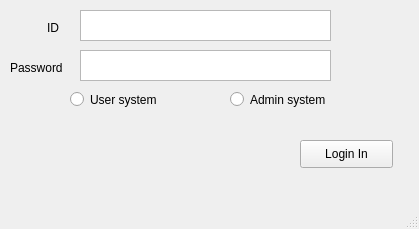
<?xml version="1.0" encoding="UTF-8"?>
<ui version="4.0">
 <class>MainWindow</class>
 <widget class="QMainWindow" name="MainWindow">
  <property name="geometry">
   <rect>
    <x>0</x>
    <y>0</y>
    <width>419</width>
    <height>229</height>
   </rect>
  </property>
  <property name="windowTitle">
   <string>MainWindow</string>
  </property>
  <widget class="QWidget" name="centralwidget">
   <widget class="QPushButton" name="btnLogin">
    <property name="geometry">
     <rect>
      <x>300</x>
      <y>140</y>
      <width>93</width>
      <height>28</height>
     </rect>
    </property>
    <property name="text">
     <string>Login In</string>
    </property>
   </widget>
   <widget class="QTextEdit" name="idText">
    <property name="geometry">
     <rect>
      <x>80</x>
      <y>10</y>
      <width>251</width>
      <height>31</height>
     </rect>
    </property>
   </widget>
   <widget class="QTextEdit" name="passwordText">
    <property name="geometry">
     <rect>
      <x>80</x>
      <y>50</y>
      <width>251</width>
      <height>31</height>
     </rect>
    </property>
   </widget>
   <widget class="QLabel" name="label">
    <property name="geometry">
     <rect>
      <x>47</x>
      <y>20</y>
      <width>72</width>
      <height>15</height>
     </rect>
    </property>
    <property name="text">
     <string>ID</string>
    </property>
   </widget>
   <widget class="QLabel" name="label_2">
    <property name="geometry">
     <rect>
      <x>10</x>
      <y>60</y>
      <width>72</width>
      <height>15</height>
     </rect>
    </property>
    <property name="text">
     <string>Password</string>
    </property>
   </widget>
   <widget class="QRadioButton" name="radioUser">
    <property name="geometry">
     <rect>
      <x>70</x>
      <y>90</y>
      <width>115</width>
      <height>19</height>
     </rect>
    </property>
    <property name="text">
     <string>User system</string>
    </property>
   </widget>
   <widget class="QRadioButton" name="radioAdmin">
    <property name="geometry">
     <rect>
      <x>230</x>
      <y>90</y>
      <width>115</width>
      <height>19</height>
     </rect>
    </property>
    <property name="text">
     <string>Admin system</string>
    </property>
   </widget>
   <widget class="QLabel" name="warningLabel">
    <property name="geometry">
     <rect>
      <x>40</x>
      <y>120</y>
      <width>341</width>
      <height>16</height>
     </rect>
    </property>
    <property name="palette">
     <palette>
      <active>
       <colorrole role="WindowText">
        <brush brushstyle="SolidPattern">
         <color alpha="255">
          <red>170</red>
          <green>0</green>
          <blue>0</blue>
         </color>
        </brush>
       </colorrole>
       <colorrole role="Text">
        <brush brushstyle="SolidPattern">
         <color alpha="255">
          <red>170</red>
          <green>0</green>
          <blue>0</blue>
         </color>
        </brush>
       </colorrole>
       <colorrole role="ButtonText">
        <brush brushstyle="SolidPattern">
         <color alpha="255">
          <red>170</red>
          <green>0</green>
          <blue>0</blue>
         </color>
        </brush>
       </colorrole>
       <colorrole role="ToolTipText">
        <brush brushstyle="SolidPattern">
         <color alpha="255">
          <red>170</red>
          <green>0</green>
          <blue>0</blue>
         </color>
        </brush>
       </colorrole>
      </active>
      <inactive>
       <colorrole role="WindowText">
        <brush brushstyle="SolidPattern">
         <color alpha="255">
          <red>170</red>
          <green>0</green>
          <blue>0</blue>
         </color>
        </brush>
       </colorrole>
       <colorrole role="Text">
        <brush brushstyle="SolidPattern">
         <color alpha="255">
          <red>170</red>
          <green>0</green>
          <blue>0</blue>
         </color>
        </brush>
       </colorrole>
       <colorrole role="ButtonText">
        <brush brushstyle="SolidPattern">
         <color alpha="255">
          <red>170</red>
          <green>0</green>
          <blue>0</blue>
         </color>
        </brush>
       </colorrole>
       <colorrole role="ToolTipText">
        <brush brushstyle="SolidPattern">
         <color alpha="255">
          <red>170</red>
          <green>0</green>
          <blue>0</blue>
         </color>
        </brush>
       </colorrole>
      </inactive>
      <disabled>
       <colorrole role="WindowText">
        <brush brushstyle="SolidPattern">
         <color alpha="255">
          <red>120</red>
          <green>120</green>
          <blue>120</blue>
         </color>
        </brush>
       </colorrole>
       <colorrole role="Text">
        <brush brushstyle="SolidPattern">
         <color alpha="255">
          <red>120</red>
          <green>120</green>
          <blue>120</blue>
         </color>
        </brush>
       </colorrole>
       <colorrole role="ButtonText">
        <brush brushstyle="SolidPattern">
         <color alpha="255">
          <red>120</red>
          <green>120</green>
          <blue>120</blue>
         </color>
        </brush>
       </colorrole>
       <colorrole role="ToolTipText">
        <brush brushstyle="SolidPattern">
         <color alpha="255">
          <red>170</red>
          <green>0</green>
          <blue>0</blue>
         </color>
        </brush>
       </colorrole>
      </disabled>
     </palette>
    </property>
    <property name="text">
     <string/>
    </property>
   </widget>
  </widget>
  <widget class="QMenuBar" name="menubar">
   <property name="geometry">
    <rect>
     <x>0</x>
     <y>0</y>
     <width>419</width>
     <height>26</height>
    </rect>
   </property>
  </widget>
  <widget class="QStatusBar" name="statusbar"/>
 </widget>
 <tabstops>
  <tabstop>idText</tabstop>
  <tabstop>passwordText</tabstop>
  <tabstop>radioUser</tabstop>
  <tabstop>radioAdmin</tabstop>
  <tabstop>btnLogin</tabstop>
 </tabstops>
 <resources/>
 <connections/>
</ui>
